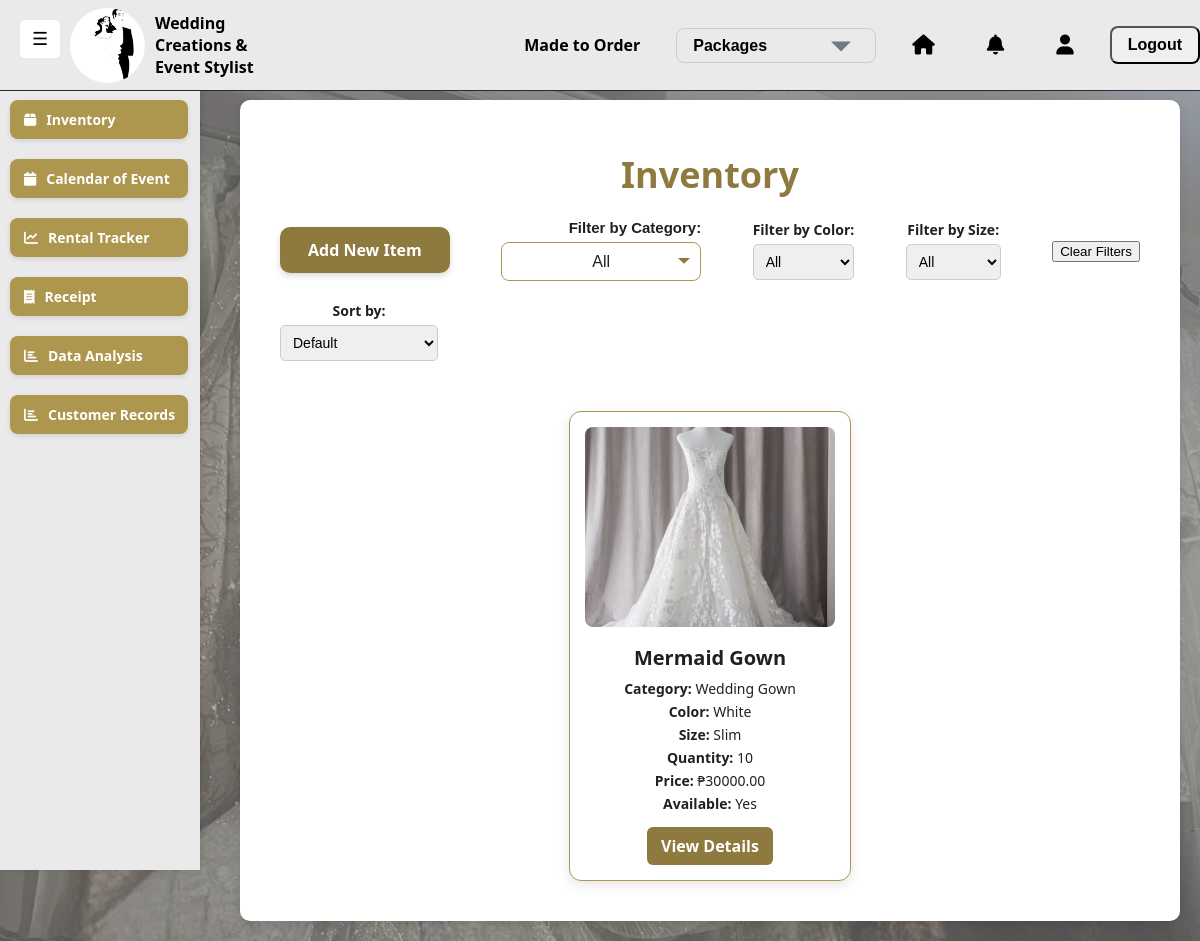
The page /inventory/ (signed in) on the database its author committed.
### saritasapp/models.py (models this page shows, shortened)
class Inventory(models.Model):
    name = models.CharField(max_length=255)
    category = models.ForeignKey(Category, on_delete=models.CASCADE, related_name="items")
    color = models.ForeignKey(Color, null=True, blank=True, on_delete=models.SET_NULL, related_name="inventory_items")
    size = models.ForeignKey(Size, null=True, blank=True, on_delete=models.SET_NULL, related_name="inventory_items")
    quantity = models.IntegerField(default=0)
    rental_price = models.DecimalField(max_digits=10, decimal_places=2)
    purchase_price = models.DecimalField(max_digits=10, decimal_places=2, null=True, blank=True)
    available = models.BooleanField(default=True)
    image = models.ImageField(upload_to="inventory/", null=True, blank=True)

class Category(models.Model):
    name = models.CharField(max_length=255, unique=True)
    description = models.TextField(blank=True)

class Color(models.Model):
    name = models.CharField(max_length=50, unique=True)

class Size(models.Model):
    name = models.CharField(max_length=10, unique=True)

### saritasapp/views.py (the view)
# urls.py: path('inventory/', views.inventory_view, name='inventory_list'),
@login_required
def inventory_view(request):
    categories = Category.objects.all()
    colors = Color.objects.all()
    sizes = Size.objects.all()
    selected_category = request.GET.get('category', '')
    selected_color = request.GET.get('color', '')
    selected_size = request.GET.get('size', '')
    sort = request.GET.get('sort', '')
    inventory_items = Inventory.objects.all()
    if selected_category:
        inventory_items = inventory_items.filter(category_id=selected_category)
    if selected_color:
        inventory_items = inventory_items.filter(color_id=selected_color)
    if selected_size:
        inventory_items = inventory_items.filter(size_id=selected_size)
    if sort == 'name_asc':
        inventory_items = inventory_items.order_by('name')
    elif sort == 'name_desc':
        inventory_items = inventory_items.order_by('-name')
    elif sort == 'price_asc':
        inventory_items = inventory_items.order_by('purchase_price')
    elif sort == 'price_desc':
        inventory_items = inventory_items.order_by('-purchase_price')
    return render(request, 'saritasapp/inventory.html', {
        'categories': categories,
        'colors': colors,
        'sizes': sizes,
        'inventory_items': inventory_items,
        'selected_category': selected_category,
        'selected_color': selected_color,
        'selected_size': selected_size,
        'sort': sort
    })

### saritasapp/templates/saritasapp/inventory.html (shortened to what this page needs)
{% extends "saritasapp/base.html" %}
{% load static %}
{% block extra_css %}
    <link rel="stylesheet" href="{% static 'css/inventory.css' %}">
{% endblock %}
{% block content %}
    <h1 class="inventory-title">Inventory</h1>
    <div class="controls-container">
        <div class="ref-additem">
            <a href="{% url 'saritasapp:add_inventory' %}">Add New Item</a>
        </div>
        <div class="filter-category">
            <label for="category">Filter by Category:</label>
            <select id="category" name="category" onchange="filterInventory()">
                <option value="">All</option>
            </select>
        </div>
        <div class="filter-color">
            <label for="color">Filter by Color:</label>
            <select id="color" name="color" onchange="filterInventory()">
                <option value="">All</option>
            </select>
        </div>
        <div class="filter-size">
            <label for="size">Filter by Size:</label>
            <select id="size" name="size" onchange="filterInventory()">
                <option value="">All</option>
            </select>
        </div>
        <div>
            <button type="button" onclick="clearFilters()" class="">Clear Filters</button>
        </div>
        <div class="sort-by">
            <label for="sort">Sort by:</label>
            <select id="sort" name="sort" onchange="filterInventory()">
                <option value="">Default</option>
            </select>
        </div>
    </div>
    <div class="inventory-container">
        {% if inventory_items %}
        {% for item in inventory_items %}
            <div class="inventory-card">
                {% if item.image %}
                    <img src="{{ item.image.url }}" alt="{{ item.name }}">
                {% else %}
                    <img src="{% static 'image/default-placeholder.png' %}" alt="No image available">
                {% endif %}
                <h3>{{ item.name }}</h3>
                <p><strong>Category:</strong> {{ item.category.name }}</p>
                <p><strong>Color:</strong> {{ item.color.name|default:"N/A" }}</p>
                <p><strong>Size:</strong> {{ item.size.name|default:"N/A" }}</p>
                <p><strong>Quantity:</strong> {{ item.quantity }}</p>
                <p><strong>Price:</strong> ₱{{ item.purchase_price }}</p>
                <p><strong>Available:</strong> {{ item.available|yesno:"Yes,No" }}</p>
                <a href="{% url 'saritasapp:view_inventory' item.id %}">View Details</a>
            </div>
        {% endfor %}
    {% else %}
        <p>No inventory items found matching the selected criteria.</p>
    {% endif %}
    </div>
{% endblock %}

### static/css/mainbase.css (style rules this page uses)
body { margin: 0; padding: 0; font-family: Arial, sans-serif; background-image: linear-gradient(rgba(128, 128, 128, 0.700), rgba(128, 128, 128, 0.625)), url("/static/images/background.jpg"); background-attachment: fixed; }
a { display: block; color: white ; padding: 12px; text-align: center; border-radius: 5px; font-size: 16px; font-weight: bold; text-decoration: none; transition: background 0.3s ease; }

### static/css/inventory.css (style rules this page uses)
body { font-family: Arial, sans-serif; background-color: #f8f9fa; font-family: 'Segoe UI', sans-serif; color: #231F20; display: flex; justify-content: center; align-items: flex-start; min-height: 100vh; margin: 0; padding: 20px; box-sizing: border-box; }
h1 { color: #333; text-align: center; margin-bottom: 20px; font-size: 24px; }
label { font-weight: bold; font-size: 14px; display: block; margin-bottom: 5px; }
select { width: 100%; max-width: 200px; padding: 8px; border: 1px solid #ccc; border-radius: 5px; font-size: 14px; }
.inventory-title { color: #8E793E; font-size: 36px; font-weight: bold; text-align: center; margin: 30px auto 20px; }
.controls-container { max-width: 1100px; margin: 0 auto 30px; padding: 0 20px; display: flex; align-items: center; justify-content: space-between; gap: 20px; flex-wrap: wrap; }
.ref-additem a { padding: 12px 28px; font-size: 16px; background-color: #8E793E; border: none; border-radius: 10px; font-weight: bold; text-decoration: none; color: white; transition: all 0.3s ease; width: fit-content; box-shadow: 0 3px 6px rgba(0, 0, 0, 0.15); }
.filter-category { text-align: right; }
.filter-category label { font-weight: 600; color: #231F20; font-size: 15px; font-family: 'Poppins', sans-serif; display: block; margin-bottom: 6px; }
.filter-category select { padding: 10px 14px; font-size: 16px; border: 1px solid #AD974F; border-radius: 8px; background-color: white; color: #231F20; cursor: pointer; width: 200px; text-align: center; appearance: none; background-repeat: no-repeat; background-position: right 10px center; background-size: 12px; }
.inventory-container { display: flex; flex-wrap: wrap; gap: 20px; justify-content: center; padding: 20px 0; }
.inventory-card { width: 250px; border: 1px solid #AD974F; border-radius: 12px; overflow: hidden; background: white; box-shadow: 0 4px 12px rgba(0, 0, 0, 0.1); text-align: center; padding: 15px; transition: transform 0.3s ease; }
.inventory-card img { width: 100%; height: 200px; object-fit: cover; border-radius: 8px; }
.inventory-card h3 { margin: 12px 0 8px; font-size: 20px; color: #231F20; }
.inventory-card p { margin: 4px 0; font-size: 14px; color: #231F20; }
.inventory-card a { display: inline-block; margin-top: 10px; padding: 8px 14px; background: #8E793E; color: white; text-decoration: none; border-radius: 6px; font-weight: bold; transition: background 0.3s ease; }

### rows shown on the page
Inventory: image (picture), name "Mermaid Gown", category.name "Wedding Gown", color.name "White", size.name "Slim", quantity "10", purchase_price "30000.00", available "Yes"
